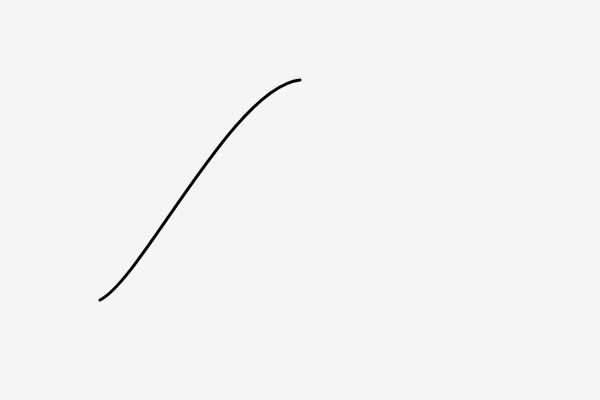
Frame 1 (no input)
Frame 60 (no input): identical to frame 1, image omitted
Frame 120 (the mouse pressed at the canvas centre since frame 60): identical to frame 1, image omitted

The p5.js sketch that drew this single still picture (run headless with seeded random() and noise() and a simulated clock; from frame 60 on, the mouse is pressed at the canvas centre):

// p5.js sketch
// ── sketch.js
function setup() { 
  createCanvas(600, 400); 
} 
  function draw(){ 
    background(245); 
    noFill(); 
    strokeWeight(3); 
    curve(50,200, 100,300, 300,80, 500,260); 
  }
